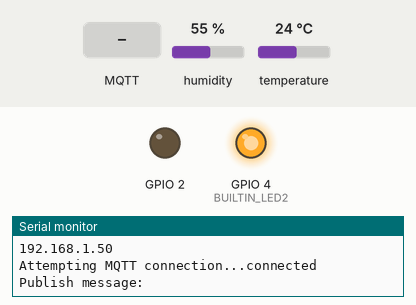
Recording of a sketch running on a simulated ESP8266 (NodeMCU). On the bench: output pins drawn as LEDs (lit = HIGH, except the on-board LED, lit = LOW), the last lines printed to the serial monitor. The test bench sets the inputs (shaded band); at power-on: humidity 55 %, temperature 24 °C. WiFi joins after 1.5 s; servers stay silent unless stated; random numbers use the default seed unless the sketch sets one; no MQTT or app messages arrive unless stated.

Above: at 2.7 s.
2.8 s: MQTT message "1" arrives on the first subscribed topic
At 3.8 s:
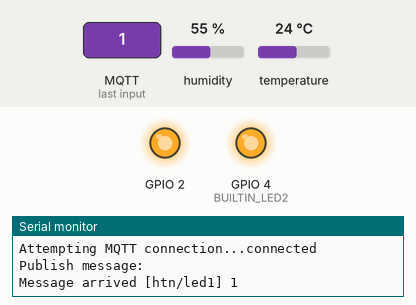
4.3 s: MQTT message "1" arrives on the second subscribed topic
At 4.9 s:
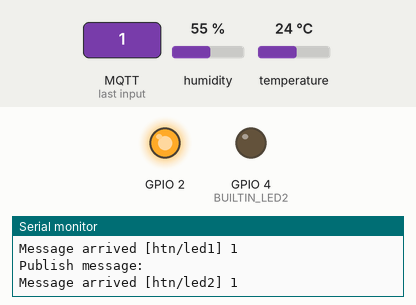
5.8 s: MQTT message "on" arrives on the first subscribed topic
At 7.0 s:
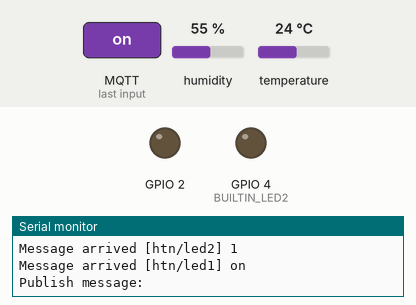
7.3 s: MQTT message "0" arrives on the second subscribed topic
At 8.4 s:
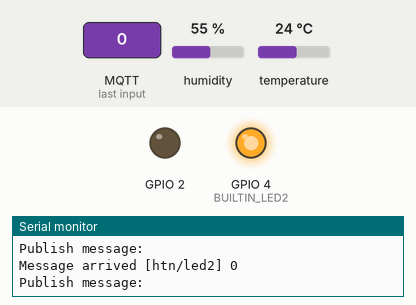
Timing chart, 0 to 9.8 s (numbered marks = the images above; inputs shaded):
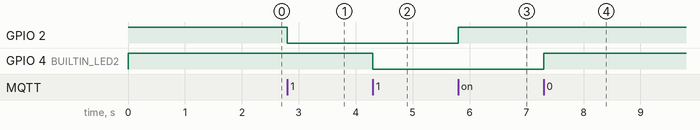

Measured:
- after the input at 2.8 s, GPIO 2: HIGH → LOW at once
- after the input at 4.3 s, GPIO 4 (BUILTIN_LED2): HIGH → LOW at once
- after the input at 5.8 s, GPIO 2: LOW → HIGH at once
- after the input at 7.3 s, GPIO 4 (BUILTIN_LED2): LOW → HIGH at once

The sketch:

htn.ino.ino
```cpp
#include <ESP8266WiFi.h>
#include <PubSubClient.h>
#include "DHT.h"

#define DHTPIN 5     // what digital pin we're connected to
#define DHTTYPE DHT11   // DHT 11
#define SENSORTOPIC "htn/sensors"
#define LEDTOPIC1 "htn/led1"
#define LEDTOPIC2 "htn/led2"
#define BUILTIN_LED2 4
DHT dht(DHTPIN, DHTTYPE);

//const char* ssid = "Huynh Trinh"; //replace this with your wifi  name
//const char* password = "16102017"; //replace with your wifi password
//const char* mqtt_server = "192.168.1.104"; //replace this with IP address of machine
const char* ssid = "Huynh"; //replace this with your wifi  name
const char* password = "11111112"; //replace with your wifi password
const char* mqtt_server = "172.20.10.3"; //replace this with IP address of machine

WiFiClient espClient;
PubSubClient client(espClient);
long lastMsg = 0;

char* converPayload(String payloadString);

void setup_wifi() {

  delay(10);
  // We start by connecting to a WiFi network
  Serial.println();
  Serial.print("Connecting to ");
  Serial.println(ssid);

  WiFi.begin(ssid, password);

  while (WiFi.status() != WL_CONNECTED) {
    delay(500);
    Serial.print(".");
  }

  randomSeed(micros());

  Serial.println("");
  Serial.println("WiFi connected");
  Serial.println("IP address: ");
  Serial.println(WiFi.localIP());
}

void callback(char* topic, byte* payload, unsigned int length) {
  Serial.print("Message arrived [");
  Serial.print(topic);
  Serial.print("] ");
  for (int i = 0; i < length; i++) {
    Serial.print((char)payload[i]);
  }
  Serial.println();

  if (strcmp("htn/led1", topic) == 0) {
    if ((char)payload[0] == '1') {
      digitalWrite(BUILTIN_LED, LOW);
    } else {
      digitalWrite(BUILTIN_LED, HIGH);
    }
  }

  if (strcmp("htn/led2", topic) == 0) {
    if ((char)payload[0] == '1') {
      digitalWrite(BUILTIN_LED2, LOW);
    } else {
      digitalWrite(BUILTIN_LED2, HIGH);
    }
  }


}

void reconnect() {
  // Loop until we're reconnected
  while (!client.connected()) {
    Serial.print("Attempting MQTT connection...");
    // Create a random client ID
    String clientId = "ESP8266Client-";
    clientId += String(random(0xffff), HEX);
    // Attempt to connect
    if (client.connect(clientId.c_str())) {
      Serial.println("connected");

      // subscribe
      client.subscribe(LEDTOPIC1);
      client.subscribe(LEDTOPIC2);
    } else {
      Serial.print("failed, rc=");
      Serial.print(client.state());
      Serial.println(" try again in 5 seconds");
      // Wait 5 seconds before retrying
      delay(5000);
    }
  }
}

void setup() {
  pinMode(BUILTIN_LED, OUTPUT);
  digitalWrite(BUILTIN_LED, HIGH);
  pinMode(BUILTIN_LED2, OUTPUT);
  digitalWrite(BUILTIN_LED2, HIGH);

  Serial.begin(115200);
  setup_wifi();
  client.setServer(mqtt_server, 1883);
  client.setCallback(callback);

  //setup dht
  dht.begin();
}

void loop() {

  if (!client.connected()) {
    reconnect();
  }
  client.loop();

  long now = millis();
  if (now - lastMsg > 2000) {
    lastMsg = now;
    // Reading temperature or humidity takes about 250 milliseconds!
    // Sensor readings may also be up to 2 seconds 'old' (its a very slow sensor)
    float h = dht.readHumidity();
    // Read temperature as Celsius (the default)
    float t = dht.readTemperature();

    // Check if any reads failed and exit early (to try again).
    if (isnan(h) || isnan(t)) {
      Serial.println("Failed to read from DHT sensor!");
      return;
    }

    char* payload =  preparePayload(h, t);

    Serial.print("Publish message: ");
    Serial.println(payload);
    client.publish(SENSORTOPIC, payload);
  }
}


char* preparePayload(float h, float t) {
  String payload = "{";
  payload += "\"temp\":";
  payload += t;
  payload += ",";
  payload += "\"humi\":";
  payload += h;
  payload += "}";
  char attributes[1000];
  payload.toCharArray(attributes, 1000);

  return attributes;
}
```
